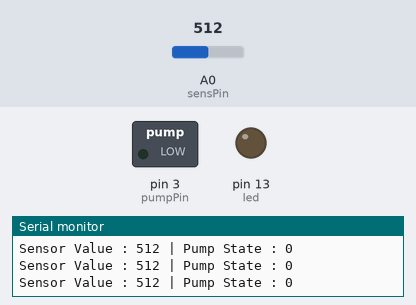
Simulated run of this sketch. Board: Arduino Uno, built with avr-gcc and run on an emulated ATmega328P. Shown: switched loads named in the sketch (green lamp = pin HIGH), output pins drawn as LEDs (lit = HIGH), the last lines printed to the serial monitor. Inputs (shaded band) come from the test bench; at power-on: A0 (sensPin) = 512.

Above: at 1.2 s.
1.3 s: A0 (sensPin) set to 408
4.3 s: A0 (sensPin) set to 382
At 5.1 s:
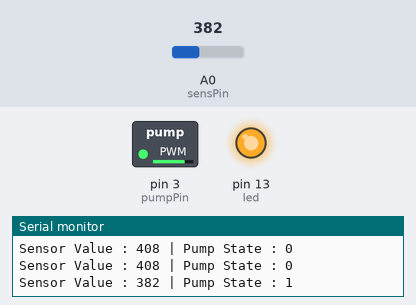
At 6.4 s:
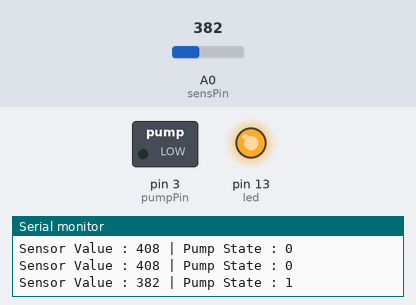
Timing chart, 0 to 7.9 s (numbered marks = the images above; inputs shaded):
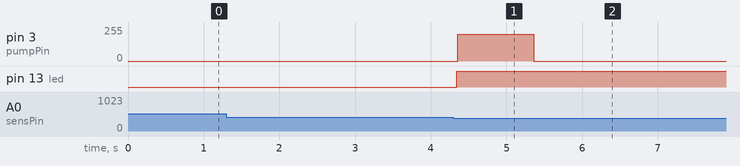

The sketch:

automatic_plant_watering.ino
```cpp
//the voltage reading to be taken from pin A0
#define sensPin A0

//only one pin for pump as we dont need to reverse it
#define pumpPin 3

//LED pin
#define led 13

//declaring variable to store sensor value later;
int sensVal;

//declaring variable to store state of pump later
//true -> pump ON
//false -> pump OFF
//assuming pump is OFF initially
bool pumpState = false;

void setup() {

  pinMode(sensPin, INPUT);
  pinMode(pumpPin, OUTPUT);
  pinMode(led, OUTPUT);

  Serial.begin(9600);
}

void loop() {

  sensVal = analogRead(sensPin);

  Serial.print("Sensor Value : ");
  Serial.print(sensVal);
  Serial.print(" | ");

  if (sensVal <= 400) {

    pumpState = true;
    digitalWrite(led, HIGH);
  }

  else if (sensVal >= 600) {

    pumpState = false;
    digitalWrite(led, LOW);
  }

  else {

    //nothing to do here
  }

  Serial.print("Pump State : ");
  Serial.print(pumpState);
  Serial.println();

  if (pumpState == true) {

    //pump ON for 1 sec
    analogWrite(pumpPin, 200);
    delay(1000);

    //pump OFF for 10 sec to let water seep in
    analogWrite(pumpPin, 0);
    delay(10000);

    /*
    set pumpState to OFF again
    if water isnt sufficient it will be set back to
    true when loop repeats
    */
    pumpState = false;
  }
}
```

Measured:
- the behaviour switches between 401 and 400 on A0 (sensPin) (found by bisection; images 0 and 1)
- after the input at 4.3 s, pin 3 (pumpPin): 0/255 → 200/255 after 0.06 s, → 0/255 1.0 s later; pin 13 (led): LOW → HIGH at once
